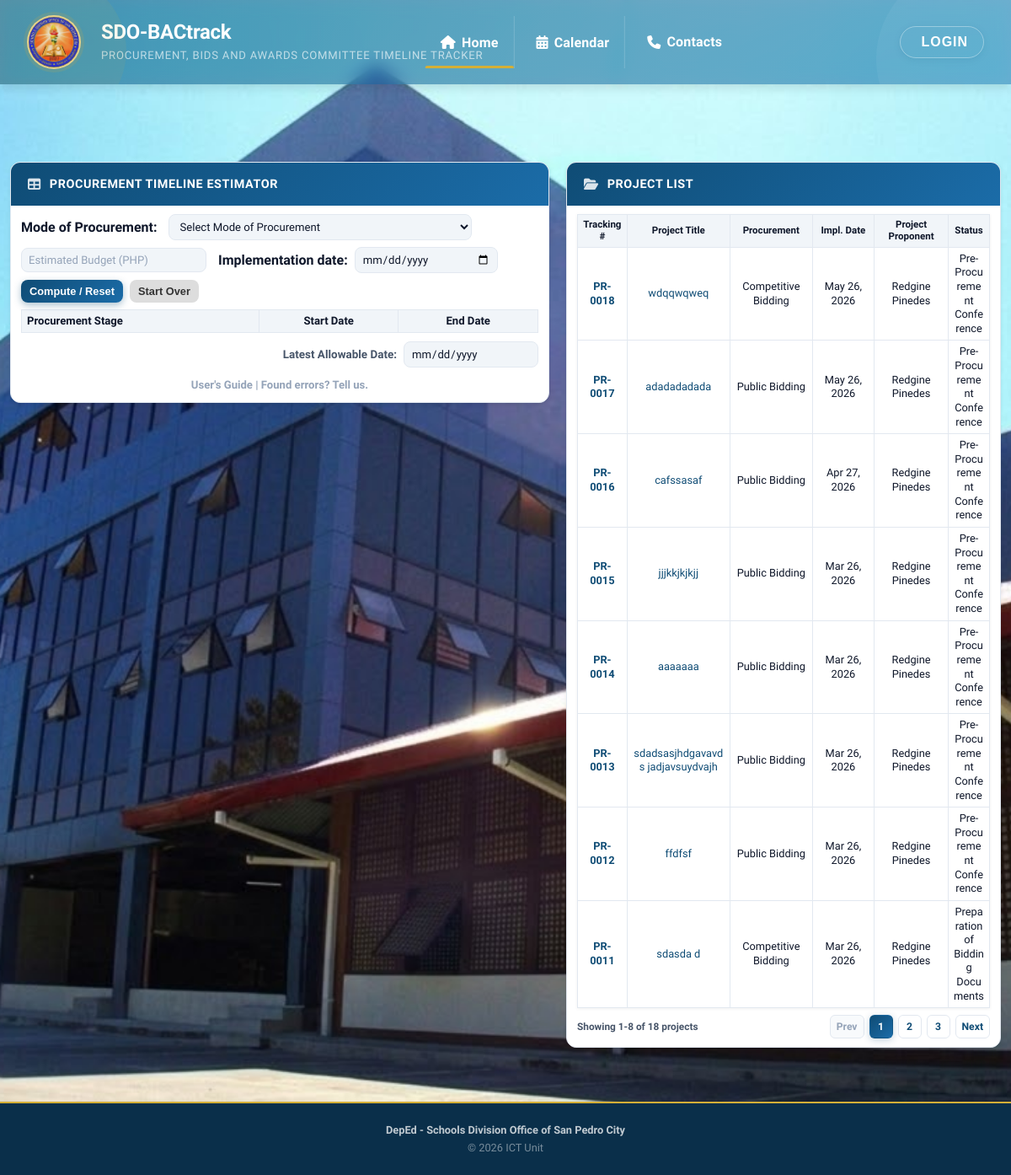
Screenshot of /admin/landing.php with the database file from the repository.
### tables this page shows
CREATE TABLE `projects` (
  `id` int(11) NOT NULL,
  `title` varchar(255) NOT NULL,
  `description` text DEFAULT NULL,
  `procurement_type` varchar(50) NOT NULL DEFAULT 'PUBLIC_BIDDING',
  `project_start_date` date DEFAULT NULL,
  `created_by` int(11) NOT NULL,
  `approval_status` enum('DRAFT','PENDING_APPROVAL','APPROVED','REJECTED') NOT NULL DEFAULT 'APPROVED',
  `rejection_remarks` text DEFAULT NULL,
  `rejected_by` int(11) DEFAULT NULL,
  `rejected_at` timestamp NULL DEFAULT NULL,
  `created_at` timestamp NOT NULL DEFAULT current_timestamp(),
  `updated_at` timestamp NOT NULL DEFAULT current_timestamp() ON UPDATE current_timestamp()
);

CREATE TABLE `users` (
  `id` int(11) NOT NULL,
  `name` varchar(255) NOT NULL,
  `email` varchar(255) NOT NULL,
  `password_hash` varchar(255) NOT NULL,
  `role` enum('PROJECT_OWNER','PROCUREMENT','BAC_CHAIRMAN','BAC_SECRETARY','SUPERADMIN') NOT NULL DEFAULT 'PROJECT_OWNER',
  `employee_no` varchar(50) DEFAULT NULL,
  `position` varchar(100) DEFAULT NULL,
  `office` varchar(100) DEFAULT NULL,
  `unit_section` varchar(100) DEFAULT NULL,
  `avatar_url` varchar(500) DEFAULT NULL,
  `status` enum('PENDING','APPROVED') NOT NULL DEFAULT 'APPROVED',
  `is_active` tinyint(1) NOT NULL DEFAULT 1,
  `created_at` timestamp NOT NULL DEFAULT current_timestamp(),
  `updated_at` timestamp NOT NULL DEFAULT current_timestamp() ON UPDATE current_timestamp()
);

### admin/landing.php (the view, shortened to what the rows shown need)
<!DOCTYPE html>
<html lang="en">
<head>
    <link rel="stylesheet" href="https://cdnjs.cloudflare.com/ajax/libs/font-awesome/6.5.1/css/all.min.css">
    <link href="https://cdn.jsdelivr.net/npm/fullcalendar@6.1.10/index.global.min.css" rel="stylesheet">
</head>
<body>
    <header class="site-header">
        <div class="header-inner">
            <div class="header-text-group">
                <h1><?php echo APP_NAME; ?></h1>
            </div>
        </div>
    </header>
    <main class="main-content">
        <div class="content-wrap">
            <section id="landing-home-panel" class="landing-tab-panel active" role="tabpanel" aria-labelledby="landing-home-tab">
            <div class="top-panels-fullwidth">
            <div class="top-panels">
            <div class="data-card estimator-card">
                <div class="card-body">
                    <table style="width:100%;border-collapse:collapse;">
                        <thead>
                            <tr style="background:var(--bg-secondary);">
                                <th style="padding:5px 6px;border:1px solid var(--border-color);width:46%;text-align:left;">Procurement Stage</th>
                                <th style="padding:5px 6px;border:1px solid var(--border-color);width:27%;">Start Date</th>
                                <th style="padding:5px 6px;border:1px solid var(--border-color);width:27%;">End Date</th>
                            </tr>
                        </thead>
                    </table>
                </div>
            </div>
            <?php
            require_once __DIR__ . '/../models/Project.php';
            $projectModel = new Project();
            $allProjects = $projectModel->getAll([]);
            $projectsPerPage = 8;
            $currentPage = isset($_GET['page']) ? (int) $_GET['page'] : 1;
            $offset = ($currentPage - 1) * $projectsPerPage;
            $projects = array_slice($allProjects, $offset, $projectsPerPage);
            ?>
            <div class="data-card projects-card">
                <div class="card-body">
                <?php if (empty($projects)): ?>
                    <div class="empty-state compact-empty" style="text-align:center;">
                        <div class="empty-icon" style="color:var(--text-muted);"><i class="fas fa-folder-plus"></i></div>
                        <h3>No projects found</h3>
                        <p style="color:var(--text-muted);">No BAC projects have been created yet.</p>
                    </div>
                <?php else: ?>
                    <div class="table-responsive">
                        <table class="data-table projects-table">
                            <colgroup>
                            </colgroup>
                            <thead>
                                <tr>
                                    <th title="Tracking Number">Tracking #</th>
                                    <th title="Project Title">Project Title</th>
                                    <th title="Mode of Procurement">Procurement</th>
                                    <th title="Implementation Date">Impl. Date</th>
                                    <th title="Project Proponent">Project Proponent</th>
                                    <th title="Status">Status</th>
                                </tr>
                            </thead>
                            <tbody>
                                <?php foreach ($projects as $project): ?>
                                <?php
                                    $procTypeKey = $project['procurement_type'] ?? '';
                                    $procTypeLabel = PROCUREMENT_TYPES[$procTypeKey] ?? $procTypeKey;
                                    $rawStatus = !empty($project['timeline_status'])
                                        ? $project['timeline_status']
                                        : ($project['approval_status'] ?? 'APPROVED');
                                    $statusText = (string)$rawStatus;
                                    if (preg_match('/^Step\s+\d+\s*:\s*(.+?)(?:\s*\([A-Z_]+\))?$/i', $statusText, $matches)) {
                                        $statusText = trim($matches[1]);
                                    } elseif (preg_match('/^[A-Z_]+$/', $statusText)) {
                                        $statusText = ucwords(strtolower(str_replace('_', ' ', $statusText)));
                                    }
                                    $implementationDate = !empty($project['project_start_date'])
                                        ? date('M d, Y', strtotime($project['project_start_date']))
                                        : 'Not set';
                                    $projectOwner = !empty($project['creator_name'])
                                        ? $project['creator_name']
                                        : 'Unassigned';
                                ?>
                                <tr class="project-row">
                                    <td class="projects-td-tracking">
                                        <button
                                            type="button"
                                            class="project-open-link tracking-number-link"
                                            onclick="openBacProcessModal(<?php echo (int)$project['id']; ?>, <?php echo htmlspecialchars(json_encode($project['title']), ENT_QUOTES, 'UTF-8'); ?>, <?php echo htmlspecialchars(json_encode($project['description'] ?? ''), ENT_QUOTES, 'UTF-8'); ?>);"
                                            aria-label="Open BAC process for project <?php echo (int)$project['id']; ?>"
                                        >
                                            <?php echo htmlspecialchars($project['bactrack_id'] ?? sprintf('PR-%04d', $project['id'])); ?>
                                        </button>
                                    </td>
                                    <td>
                                        <button
                                            type="button"
                                            class="project-open-link"
                                            onclick="openBacProcessModal(<?php echo (int)$project['id']; ?>, <?php echo htmlspecialchars(json_encode($project['title']), ENT_QUOTES, 'UTF-8'); ?>, <?php echo htmlspecialchars(json_encode($project['description'] ?? ''), ENT_QUOTES, 'UTF-8'); ?>);"
                                        >
                                            <?php echo htmlspecialchars($project['title']); ?>
                                        </button>
                                    </td>
                                    <td><?php echo htmlspecialchars($procTypeLabel); ?></td>
                                    <td><?php echo htmlspecialchars($implementationDate); ?></td>
                                    <td><?php echo htmlspecialchars($projectOwner); ?></td>
                                    <td><?php echo htmlspecialchars($statusText); ?></td>
                                </tr>
                                <?php endforeach; ?>
                            </tbody>
                        </table>
                    </div>
                <?php endif; ?>
                </div>
            </div>
            </div>
            </div>
            </section>
        </div>
    </main>
</body>
</html>

### rows the page displays
projects: id "PR-0018", title "wdqqwqweq", procurement_type "Competitive Bidding", project_start_date "May 26, 2026", created_by.name "Redgine Pinedes", statusText "Pre-Procurement Conference"
projects: id "PR-0017", title "adadadadada", procurement_type "Public Bidding", project_start_date "May 26, 2026", created_by.name "Redgine Pinedes", statusText "Pre-Procurement Conference"
projects: id "PR-0016", title "cafssasaf", procurement_type "Public Bidding", project_start_date "Apr 27, 2026", created_by.name "Redgine Pinedes", statusText "Pre-Procurement Conference"
projects: id "PR-0015", title "jjjkkjkjkjj", procurement_type "Public Bidding", project_start_date "Mar 26, 2026", created_by.name "Redgine Pinedes", statusText "Pre-Procurement Conference"
projects: id "PR-0014", title "aaaaaaa", procurement_type "Public Bidding", project_start_date "Mar 26, 2026", created_by.name "Redgine Pinedes", statusText "Pre-Procurement Conference"
projects: id "PR-0013", title "sdadsasjhdgavavds jadjavsuydvajh", procurement_type "Public Bidding", project_start_date "Mar 26, 2026", created_by.name "Redgine Pinedes", statusText "Pre-Procurement Conference"
projects: id "PR-0012", title "ffdfsf", procurement_type "Public Bidding", project_start_date "Mar 26, 2026", created_by.name "Redgine Pinedes", statusText "Pre-Procurement Conference"
projects: id "PR-0011", title "sdasda d", procurement_type "Competitive Bidding", project_start_date "Mar 26, 2026", created_by.name "Redgine Pinedes", statusText "Preparation of Bidding Documents"

### other values shown
APP_NAME "SDO-BACtrack"
APP_SUBTITLE "PROCUREMENT, BIDS AND AWARDS COMMITTEE TIMELINE TRACKER"
$startRow "1"
$endRow "8"
$totalProjects "18"
